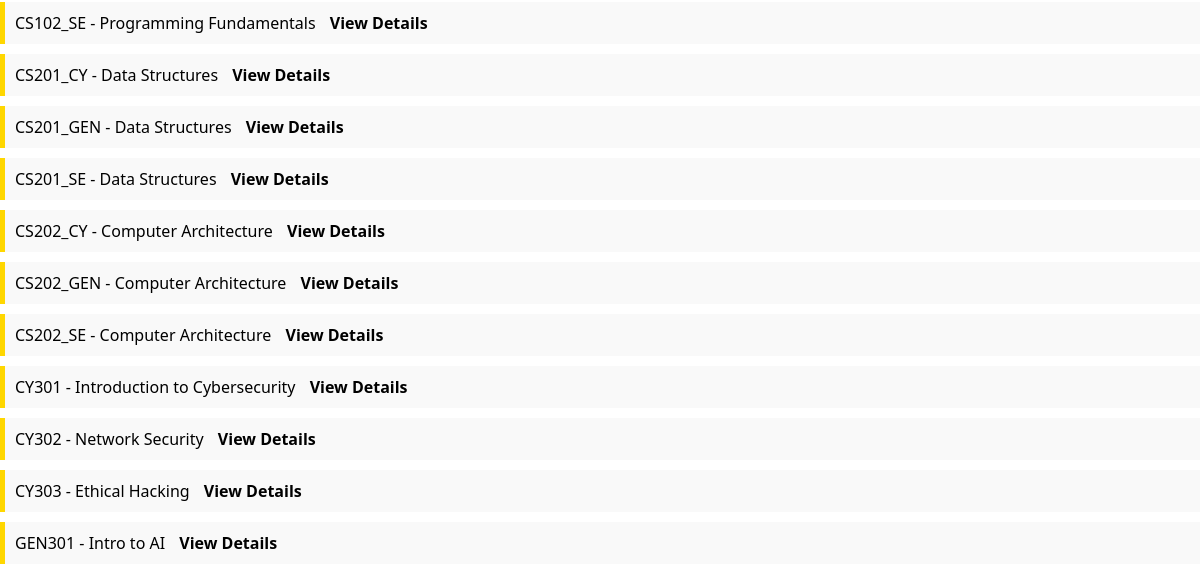
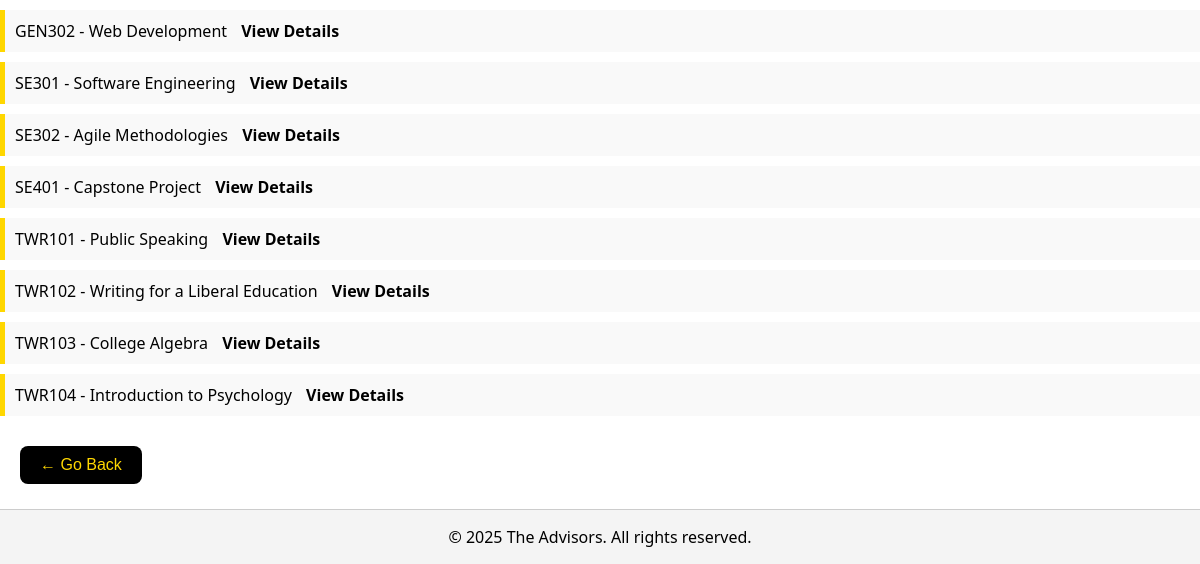
The app's page /search_courses.php (lower part), older data (2 pictures, top to bottom).
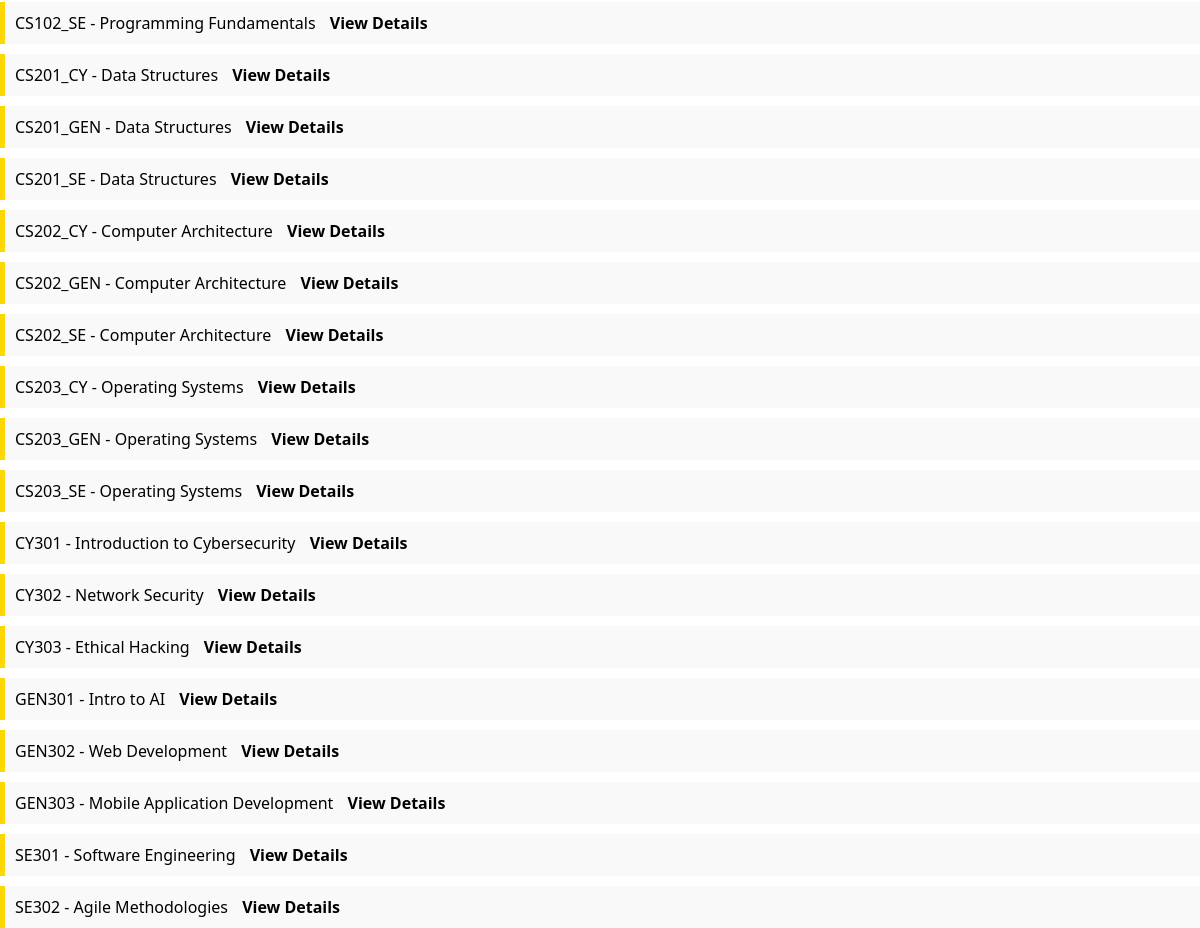
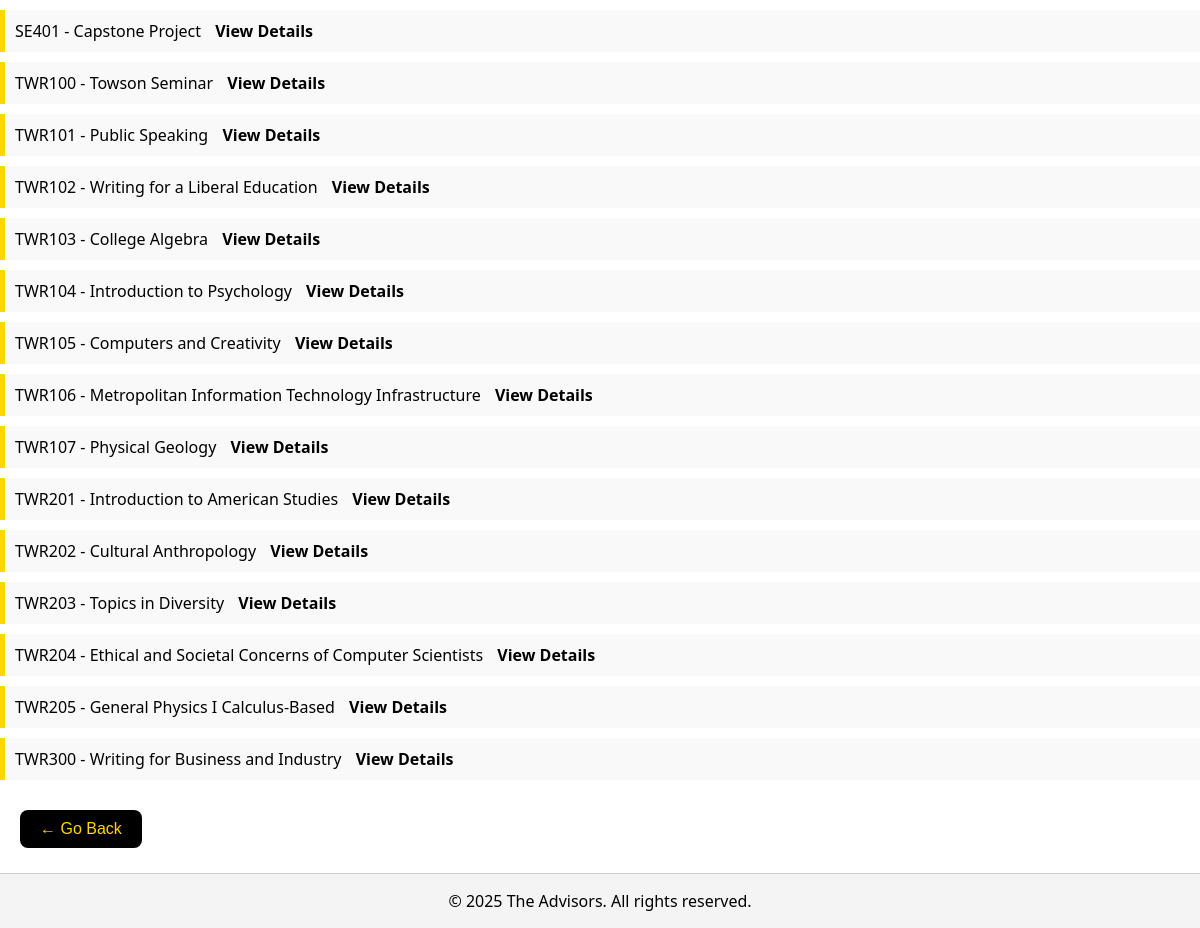
The same page, newer data (2 pictures, top to bottom).
### tables this page shows
CREATE TABLE "course" (
	"course_id"	TEXT,
	"course_name"	TEXT,
	"course_desc"	TEXT,
	"major_id"	TEXT,
	"prereq_id"	TEXT, core_id TEXT references core(core_id),
	PRIMARY KEY("course_id"),
	FOREIGN KEY("major_id") REFERENCES "major"("major_id"),
	FOREIGN KEY("prereq_id") REFERENCES "course"("course_id")
);

### search_courses.php (the view, shortened to what this page needs)
<?php
include 'header.php';
$db = connectDB();
$search = $_GET['search'] ?? '';
$query = $db->prepare("SELECT course_id, course_name FROM course WHERE course_name LIKE :search OR course_id LIKE :search ORDER BY course_id ASC");
$query->execute([':search' => "%$search%"]);
$courses = $query->fetchAll(PDO::FETCH_ASSOC);
?>
<ul>
<?php foreach ($courses as $course): ?>
    <li>
        <?= htmlspecialchars($course['course_id']) ?> - <?= htmlspecialchars($course['course_name']) ?>
        <a href="view_course.php?course_id=<?= urlencode($course['course_id']) ?>">View Details</a>
    </li>
<?php endforeach; ?>
</ul>
<button onclick="history.back()" class="go-back-button">← Go Back</button>
<?php include 'footer.php'; ?>

### header.php (shortened to what this page needs)
<!DOCTYPE html>
<html>
<head>
    <link rel="stylesheet" type="text/css" href="style.css">
</head>
<body>

### footer.php
<footer class="site-footer">
    <p>&copy; <?=date("Y") ?> The Advisors. All rights reserved.</p>
</footer>
</body>
</html>

### style.css (style rules this page uses)
* { margin: 0; padding: 0; box-sizing: border-box; }
body { font-family: 'Segoe UI', Tahoma, Geneva, Verdana, sans-serif; background-color: #ffffff; background-image: linear-gradient(135deg, #FFD700 0%, #FFD700 200px, transparent 200px), linear-gradient(135deg, transparent 0%, transparent 200px, #000000 200px, #000000 220px, transparent 220px); background-repeat: no-repeat; background-size: 100% 200px, 100% 220px; color: #000000; margin: 0; padding-top: 250px; }
a { color: #000000; text-decoration: none; font-weight: bold; margin: 0 10px; }
button { background-color: #000000; color: #ffffff; border: none; padding: 10px 20px; font-size: 1rem; border-radius: 5px; cursor: pointer; transition: background-color 0.3s, color 0.3s; z-index: 3; position: relative; }
ul { list-style-type: none; padding: 0; }
ul li { background-color: #f9f9f9; margin: 10px 0; padding: 10px; border-left: 5px solid #FFD700; }
footer { z-index: 1; position: relative; }
.site-footer { position: fixed; bottom: 0; left: 0; width: 100%; background-color: #f4f4f4; text-align: center; padding: 1em; border-top: 1px solid #ccc; z-index: 1000; }
.go-back-button { margin-top: 20px; margin-left: 20px; padding: 10px 20px; background-color: #000; color: #FFD700; border: none; border-radius: 8px; font-size: 1rem; cursor: pointer; transition: background-color 0.3s, color 0.3s; z-index: 2; position: relative; margin-bottom: 80px; }

Row changes from the older to the newer data that the page shows:
added course: course_id "CS203_CY", course_name "Operating Systems"
added course: course_id "CS203_GEN", course_name "Operating Systems"
added course: course_id "CS203_SE", course_name "Operating Systems"
added course: course_id "GEN303", course_name "Mobile Application Development"
added course: course_id "TWR100", course_name "Towson Seminar"
added course: course_id "TWR105", course_name "Computers and Creativity"
added course: course_id "TWR106", course_name "Metropolitan Information Technology Infrastructure"
added course: course_id "TWR107", course_name "Physical Geology"
added course: course_id "TWR201", course_name "Introduction to American Studies"
added course: course_id "TWR202", course_name "Cultural Anthropology"
added course: course_id "TWR203", course_name "Topics in Diversity"
added course: course_id "TWR204", course_name "Ethical and Societal Concerns of Computer Scientists"
added course: course_id "TWR205", course_name "General Physics I Calculus-Based"
added course: course_id "TWR300", course_name "Writing for Business and Industry"
